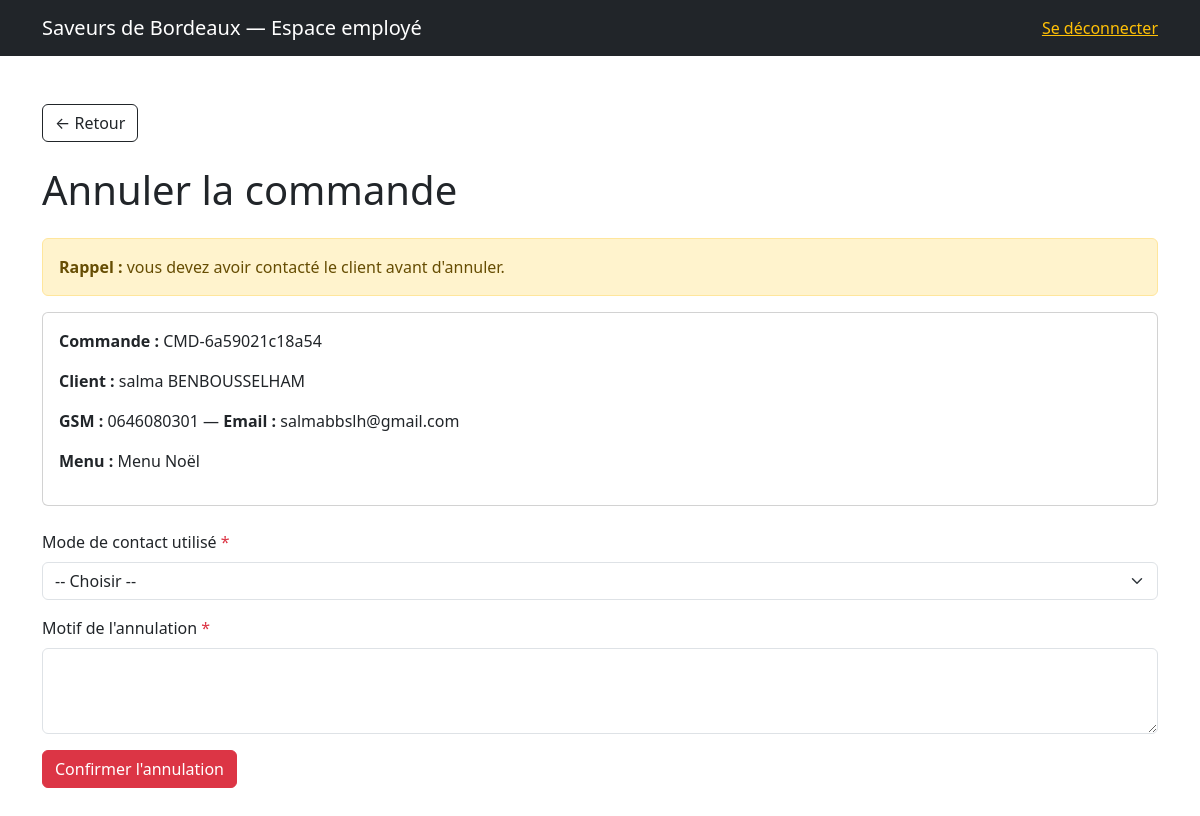
Screenshot of /pages/annuler-commande.php?commande_id=2 (signed in) with the database file from the repository.
### tables this page shows
CREATE TABLE `commande` (
  `commande_id` int NOT NULL,
  `utilisateur_id` int NOT NULL,
  `menu_id` int NOT NULL,
  `numero_commande` varchar(50) DEFAULT NULL,
  `date_commande` date DEFAULT NULL,
  `date_prestation` date DEFAULT NULL,
  `adresse_livraison` varchar(255) DEFAULT NULL,
  `heure_livraison` varchar(50) DEFAULT NULL,
  `nombre_personne` int DEFAULT NULL,
  `prix_livraison` double DEFAULT NULL,
  `nombre_km` int DEFAULT '0',
  `prix_menu` double DEFAULT NULL,
  `statut` varchar(50) DEFAULT NULL,
  `pret_materiel` tinyint(1) DEFAULT NULL,
  `restituer_materiel` tinyint(1) DEFAULT NULL,
  `motif_annulation` varchar(255) DEFAULT NULL,
  `mode_contact` varchar(50) DEFAULT NULL
);

CREATE TABLE `utilisateur` (
  `utilisateur_id` int NOT NULL,
  `email` varchar(50) DEFAULT NULL,
  `password` varchar(255) DEFAULT NULL,
  `nom` varchar(50) DEFAULT NULL,
  `prenom` varchar(50) DEFAULT NULL,
  `telephone` varchar(50) DEFAULT NULL,
  `ville` varchar(50) DEFAULT NULL,
  `pays` varchar(50) DEFAULT NULL,
  `adresse_postale` varchar(50) DEFAULT NULL,
  `role_id` int DEFAULT NULL,
  `reset_token` varchar(255) DEFAULT NULL,
  `reset_token_expire` datetime DEFAULT NULL,
  `actif` tinyint(1) NOT NULL DEFAULT '1'
);

CREATE TABLE `menu` (
  `menu_id` int NOT NULL,
  `nom` varchar(50) DEFAULT NULL,
  `nombre_personne_minimum` int DEFAULT NULL,
  `prix_par_personne` double DEFAULT NULL,
  `regime` varchar(50) DEFAULT NULL,
  `description` varchar(50) DEFAULT NULL,
  `quantite_restante` int DEFAULT NULL,
  `image` varchar(255) DEFAULT NULL
);

### pages/annuler-commande.php (the view, shortened to what this page needs)
<?php
require_once '../php/verif-employe.php';
$commande_id = $_GET['commande_id'] ?? null;
$stmt = $pdo->prepare("
    SELECT commande.*, menu.nom AS nom_menu, utilisateur.nom AS nom_client, utilisateur.prenom AS prenom_client, utilisateur.telephone, utilisateur.email
    FROM commande
    JOIN menu ON commande.menu_id = menu.menu_id
    JOIN utilisateur ON commande.utilisateur_id = utilisateur.utilisateur_id
    WHERE commande.commande_id = ?
");
$stmt->execute([$commande_id]);
$commande = $stmt->fetch(PDO::FETCH_ASSOC);
?>
<!DOCTYPE html>
<html lang="fr">
<head>
    <link href="https://cdn.jsdelivr.net/npm/bootstrap@5.3.0/dist/css/bootstrap.min.css" rel="stylesheet">
</head>
<body class="d-flex flex-column min-vh-100">
<nav class="navbar navbar-dark bg-dark">
  <div class="container">
    <span class="navbar-brand">Saveurs de Bordeaux — Espace employé</span>
    <a href="../php/deconnexion.php" class="text-warning">Se déconnecter</a>
  </div>
</nav>
<div class="container my-5 flex-grow-1">
  <a href="gestion-commandes.php" class="btn btn-outline-dark mb-4">← Retour</a>
  <h1 class="mb-4">Annuler la commande</h1>
  <div class="alert alert-warning">
    <strong>Rappel :</strong> vous devez avoir contacté le client avant d'annuler.
  </div>
  <div class="card p-3 mb-4">
    <p><strong>Commande :</strong> <?= htmlspecialchars($commande['numero_commande']) ?></p>
    <p><strong>Client :</strong> <?= htmlspecialchars($commande['prenom_client']) ?> <?= htmlspecialchars($commande['nom_client']) ?></p>
    <p><strong>GSM :</strong> <?= htmlspecialchars($commande['telephone']) ?> — <strong>Email :</strong> <?= htmlspecialchars($commande['email']) ?></p>
    <p><strong>Menu :</strong> <?= htmlspecialchars($commande['nom_menu']) ?></p>
  </div>
  <form action="../php/annuler-commande.php" method="POST">
    <div class="mb-3">
      <label class="form-label">Mode de contact utilisé <span class="text-danger">*</span></label>
      <select name="mode_contact" class="form-select" required>
        <option value="">-- Choisir --</option>
      </select>
    </div>
    <div class="mb-3">
      <label class="form-label">Motif de l'annulation <span class="text-danger">*</span></label>
      <textarea name="motif_annulation" class="form-control" rows="3" required></textarea>
    </div>
    <button type="submit" class="btn btn-danger">Confirmer l'annulation</button>
  </form>
</div>
</body>
</html>

### rows the page displays
commande: numero_commande "CMD-6a59021c18a54", utilisateur.prenom "salma", utilisateur.nom "BENBOUSSELHAM", utilisateur.telephone "0646080301", utilisateur.email "salmabbslh@gmail.com", menu.nom "Menu Noël"
